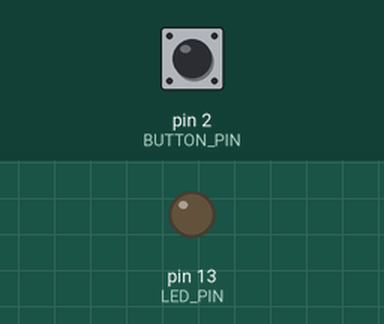
Simulated run of this sketch. Board: Arduino Uno, built with avr-gcc and run on an emulated ATmega328P. Shown: output pins drawn as LEDs (lit = HIGH). Inputs (shaded band) come from the test bench; at power-on: pin 2 (BUTTON_PIN) HIGH.

Above: at 1.2 s.
1.3 s: pin 2 (BUTTON_PIN) pulled LOW for 0.15 s
At 2.0 s:
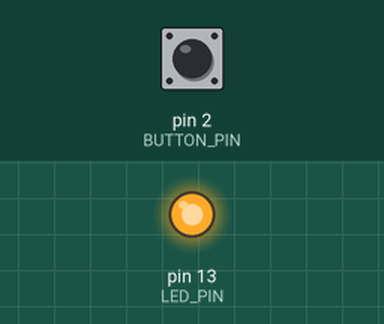
Timing chart, 0 to 4.3 s (numbered marks = the images above; inputs shaded):
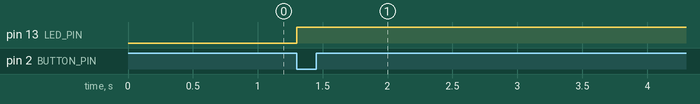

The sketch:

demo_buggy_sketch.ino
```cpp
// Firmware-Alchemist Demo Firmware
// Target Board: Arduino Uno (ATmega328P)
// Expected Behavior: The LED should illuminate only while the button is pressed.

#define LED_PIN 13
#define BUTTON_PIN 2

void setup() {
  // Configure LED output pin
  pinMode(LED_PIN, OUTPUT);
  // BUG 1: Missing pinMode(BUTTON_PIN, INPUT_PULLUP) or INPUT!
  // Pin 2 is left floating, susceptible to electromagnetic noise.
}

void loop() {
  // Read button state on unconfigured pin
  int buttonState = digitalRead(BUTTON_PIN);

  // If button is pressed (active-LOW)
  if (buttonState == LOW) {
    digitalWrite(LED_PIN, HIGH);

    // BUG 2: Long blocking delay freezes MCU polling
    delay(1500);

    // BUG 3: Missing digitalWrite(LED_PIN, LOW) after release!
    // LED remains permanently ON once triggered.
  }
}
```

Measured:
- after the input at 1.3 s, pin 13 (LED_PIN): LOW → HIGH at once
